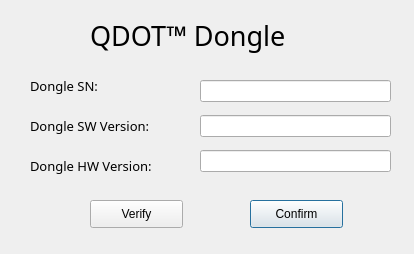
<?xml version="1.0" encoding="UTF-8"?>
<ui version="4.0">
 <class>Dialog</class>
 <widget class="QDialog" name="Dialog">
  <property name="geometry">
   <rect>
    <x>0</x>
    <y>0</y>
    <width>414</width>
    <height>254</height>
   </rect>
  </property>
  <property name="windowTitle">
   <string>Dialog</string>
  </property>
  <widget class="QLineEdit" name="software_text">
   <property name="geometry">
    <rect>
     <x>200</x>
     <y>80</y>
     <width>191</width>
     <height>22</height>
    </rect>
   </property>
   <property name="text">
    <string/>
   </property>
  </widget>
  <widget class="QLineEdit" name="EPcable_text">
   <property name="geometry">
    <rect>
     <x>200</x>
     <y>150</y>
     <width>191</width>
     <height>22</height>
    </rect>
   </property>
   <property name="text">
    <string/>
   </property>
  </widget>
  <widget class="QLabel" name="label_3">
   <property name="geometry">
    <rect>
     <x>30</x>
     <y>150</y>
     <width>161</width>
     <height>31</height>
    </rect>
   </property>
   <property name="font">
    <font>
     <family>Product Sans Light</family>
     <pointsize>10</pointsize>
    </font>
   </property>
   <property name="text">
    <string>Dongle HW Version:</string>
   </property>
  </widget>
  <widget class="QLabel" name="label">
   <property name="geometry">
    <rect>
     <x>30</x>
     <y>70</y>
     <width>101</width>
     <height>31</height>
    </rect>
   </property>
   <property name="font">
    <font>
     <family>Product Sans Light</family>
     <pointsize>10</pointsize>
    </font>
   </property>
   <property name="text">
    <string>Dongle SN:</string>
   </property>
  </widget>
  <widget class="QLineEdit" name="SN_text">
   <property name="geometry">
    <rect>
     <x>200</x>
     <y>115</y>
     <width>191</width>
     <height>22</height>
    </rect>
   </property>
   <property name="text">
    <string/>
   </property>
  </widget>
  <widget class="QLabel" name="title">
   <property name="geometry">
    <rect>
     <x>90</x>
     <y>10</y>
     <width>251</width>
     <height>51</height>
    </rect>
   </property>
   <property name="font">
    <font>
     <family>Product Sans</family>
     <pointsize>20</pointsize>
    </font>
   </property>
   <property name="text">
    <string>QDOT™ Dongle</string>
   </property>
  </widget>
  <widget class="QLabel" name="label_2">
   <property name="geometry">
    <rect>
     <x>30</x>
     <y>110</y>
     <width>161</width>
     <height>31</height>
    </rect>
   </property>
   <property name="font">
    <font>
     <family>Product Sans Light</family>
     <pointsize>10</pointsize>
    </font>
   </property>
   <property name="text">
    <string>Dongle SW Version:</string>
   </property>
  </widget>
  <widget class="QPushButton" name="confirm_button">
   <property name="geometry">
    <rect>
     <x>250</x>
     <y>200</y>
     <width>93</width>
     <height>28</height>
    </rect>
   </property>
   <property name="text">
    <string>Confirm</string>
   </property>
  </widget>
  <widget class="QPushButton" name="check_button">
   <property name="geometry">
    <rect>
     <x>90</x>
     <y>200</y>
     <width>93</width>
     <height>28</height>
    </rect>
   </property>
   <property name="text">
    <string>Verify</string>
   </property>
  </widget>
 </widget>
 <tabstops>
  <tabstop>software_text</tabstop>
  <tabstop>SN_text</tabstop>
  <tabstop>EPcable_text</tabstop>
  <tabstop>check_button</tabstop>
  <tabstop>confirm_button</tabstop>
 </tabstops>
 <resources/>
 <connections/>
</ui>
